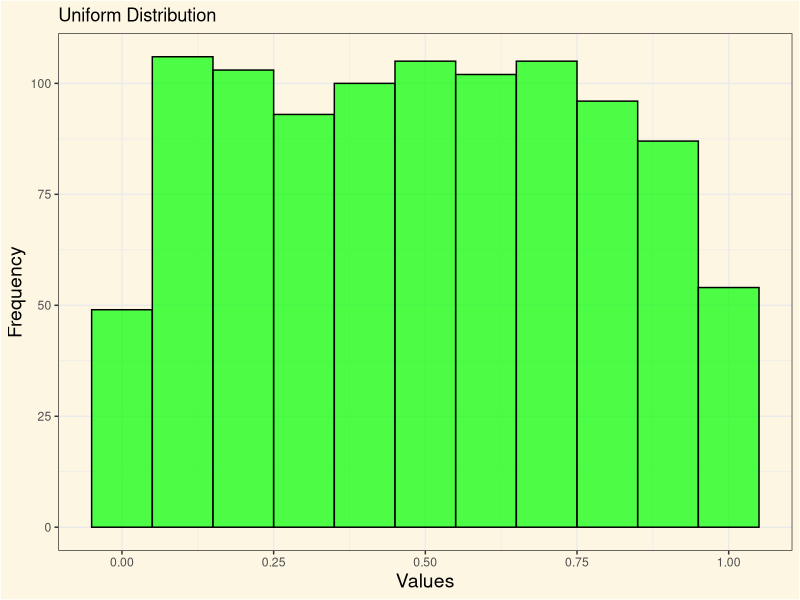
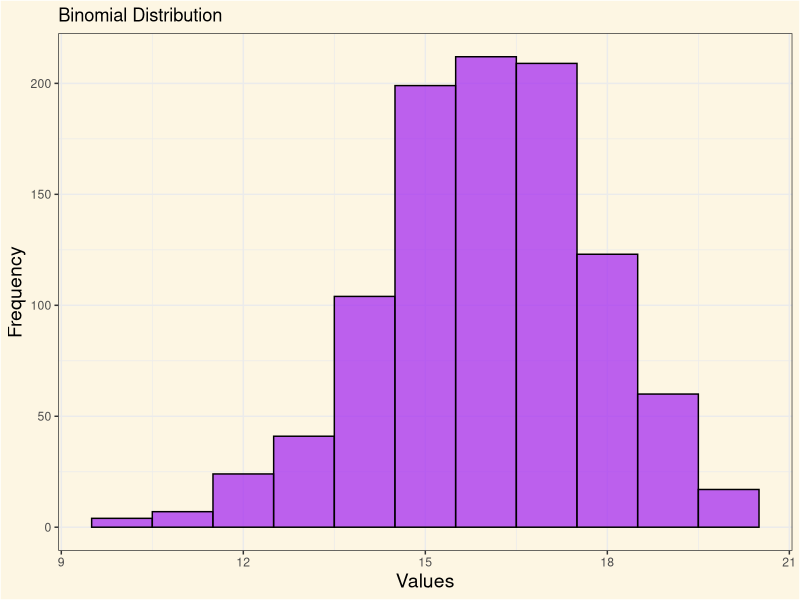
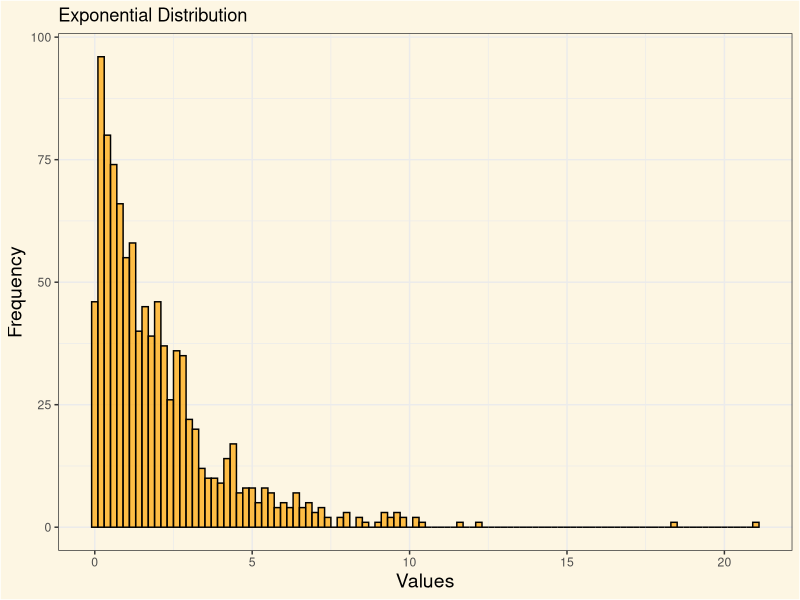
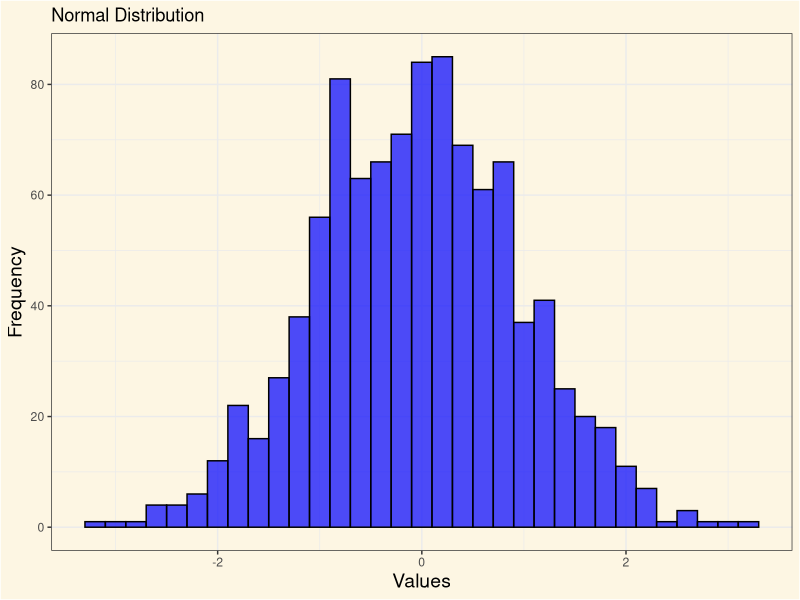
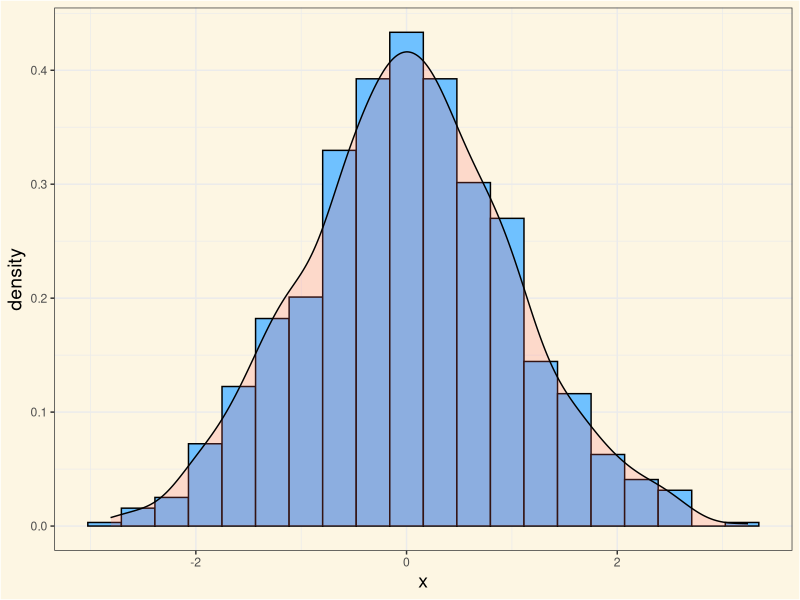

Here is the R script that generated these plots, in order:
## ---- chunk 1
#| label: theme-set
#| eval: true
library(tidyverse)
library(palmerpenguins)

simple_theme <- theme_bw() +
  theme(
    plot.background = element_rect(fill = "#FDF6E3"),
    panel.background = element_rect(fill = "#FDF6E3"),
    legend.background = element_rect(fill = "#FDF6E3"),
    legend.position = "top",
    axis.title = element_text(size = 14)
  )

theme_set(simple_theme)
## ---- chunk 2
#| eval: true
library(palmerpenguins)
## ---- chunk 3
#| echo: true
new_mean <- function(x) {
  sum(x) / length(x)
}
## ---- chunk 4
#| label: sample_mean
#| echo: true
#| eval: true
#| fig-align: center
new_mean(penguins$year)
## ---- chunk 5
#| label: mean
#| echo: true
#| eval: true
#| fig-align: center
mean(penguins$year, na.rm = TRUE)
## ---- chunk 6
#| label: new-median-function
#| echo: true
#| eval: true
#| fig-align: center

new_median <- function(x) {
  if (length(x) %% 2 != 0) {        #<1>
    sort(x)[ceiling(length(x) / 2)] #<2>
  } else {
    (sort(x)[length(x) / 2] + sort(x)[(length(x) / 2) + 1]) / 2 #<3>
  }
}
## ---- chunk 7
#| label: new-median
#| echo: true
#| eval: true
#| fig-align: center
new_median(penguins$body_mass_g)
## ---- chunk 8
#| label: median
#| echo: true
#| eval: true
#| fig-align: center
median(penguins$body_mass_g, na.rm = TRUE)
## ---- chunk 9
#| label: variance
#| echo: true
#| eval: true
#| fig-align: center
var(penguins$body_mass_g, na.rm = TRUE)
## ---- chunk 10
#| label: sd
#| echo: true
#| eval: true
#| fig-align: center
sd(penguins$body_mass_g, na.rm = TRUE)
## ---- chunk 11
#| label: cv-function
#| echo: true
#| eval: true
#| fig-align: center
cv <- function(x, na.rm = TRUE) {
  (sd(x, na.rm = TRUE) / mean(x, na.rm = TRUE)) * 100
}
## ---- chunk 12
#| label: cv
#| echo: true
#| eval: true
#| fig-align: center
cv(penguins$body_mass_g, na.rm = TRUE)
## ---- chunk 13
#| echo: true
library(dplyr)
## ---- chunk 14
#| label: summary-01
#| echo: true
#| eval: true
#| fig-align: center
#| output-location: default
penguins |>
  group_by(species)
## ---- chunk 15
#| label: summary-02
#| echo: true
#| eval: true
#| fig-align: center
#| output-location: default
penguins |>
  group_by(species) |>
  summarise(
    mean_body_mass_g = mean(body_mass_g, na.rm = TRUE)
  )
## ---- chunk 16
#| label: summary-03
#| echo: true
#| eval: true
#| fig-align: center
#| output-location: default
penguins |>
  group_by(species) |>
  summarise(
    mean_body_mass_g = mean(body_mass_g, na.rm = TRUE),
    variance_body_mass_g = var(body_mass_g, na.rm = TRUE)
  )

## ---- chunk 17
#| label: summary-04
#| echo: true
#| eval: true
#| fig-align: center
#| output-location: default
penguins |>
  group_by(species) |>
  summarise(
    mean_body_mass_g = mean(body_mass_g, na.rm = TRUE),
    variance_body_mass_g = var(body_mass_g, na.rm = TRUE),
    std_dev_body_mass_g = sd(body_mass_g, na.rm = TRUE)
  )
## ---- chunk 18
#| label: summary-05
#| echo: true
#| eval: true
#| fig-align: center
#| output-location: default
penguins |>
  group_by(species) |>
  summarise(
    mean_body_mass_g = mean(body_mass_g, na.rm = TRUE),
    variance_body_mass_g = var(body_mass_g, na.rm = TRUE),
    std_dev_body_mass_g = sd(body_mass_g, na.rm = TRUE),
    cv_body_mass_g = cv(body_mass_g, na.rm = TRUE)
  )
## ---- chunk 19
#| label: summary-all-solutions
#| echo: true
#| eval: true
allsummaries <- penguins |>
  summarise(
    .by = species,
    across(where(is.numeric),
      list(
        mean_calc = \(x) (mean(x, na.rm = TRUE)),
        median_calc = \(x) (median(x, na.rm = TRUE)),
        sd_calc = \(x) (sd(x, na.rm = TRUE)),
        cv_calc = \(x) (cv(x, na.rm = TRUE))
      ),
      .names = "{.fn}_{.col}"
    )
  )

## ---- chunk 20
allsummaries
## ---- chunk 21
#| label: dist01
#| echo: true
#| output-location: column-fragment

dfuniform <- runif(1000, min = 0, max = 1)

ggplot(data.frame(x = dfuniform), aes(x)) +
  geom_histogram(
    binwidth = 0.1,
    fill = "green",
    color = "black",
    alpha = 0.7
  ) +
  labs(
    title = "Uniform Distribution",
    x = "Values",
    y = "Frequency"
  )
## ---- chunk 22
#| label: dist03
#| echo: true
#| output-location: column-fragment

dfbin <- rbinom(1000, size = 20, prob = 0.8)

ggplot(data.frame(x = dfbin), aes(x)) +
  geom_histogram(
    binwidth = 1,
    fill = "purple",
    color = "black",
    alpha = 0.7
  ) +
  labs(
    title = "Binomial Distribution",
    x = "Values",
    y = "Frequency"
  )
## ---- chunk 23
#| label: dist02
#| echo: true
#| output-location: column-fragment
dfexp <- rexp(1000, rate = 0.5)

ggplot(data.frame(x = dfexp), aes(x)) +
  geom_histogram(
    binwidth = 0.2,
    fill = "orange",
    color = "black",
    alpha = 0.7
  ) +
  labs(
    title = "Exponential Distribution",
    x = "Values",
    y = "Frequency"
  )
## ---- chunk 24
#| label: dist04
#| echo: true
#| output-location: column-fragment

dfnormal <- rnorm(1000, mean = 0, sd = 1)

ggplot(data.frame(x = dfnormal), aes(x)) +
  geom_histogram(
    binwidth = 0.2,
    fill = "blue",
    color = "black",
    alpha = 0.7
  ) +
  labs(
    title = "Normal Distribution",
    x = "Values",
    y = "Frequency"
  )
## ---- chunk 25
#| label: 03-density
#| echo: true
#| eval: true
#| fig-align: center
#| code-fold: true
#| include: false
set.seed(123)

normal <- data.frame(x = rnorm(1000, 0, 1))

ggplot(normal, aes(x = x)) +
  geom_histogram(
    aes(y = after_stat(density)),
    color = "black",
    fill = "#6FC1FF",
    bins = 20
  ) +
  geom_density(alpha = .2, fill = "#FF6666")
## ---- chunk 26
#| label: pnorm
#| echo: true
#| eval: true
#| fig-align: center
#| output-location: fragment
pnorm(40, mean = 38.8, sd = 2.6)
